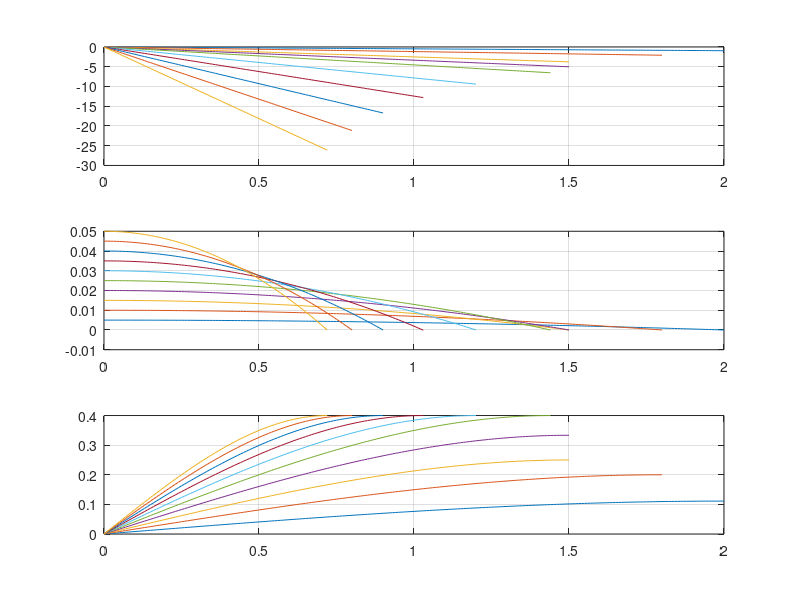

Write MATLAB code to recreate this figure.
for j = 1 : 10
    c1 = 0.005*j;
    v = 60/3.6;
    L = 2.7;
    ttlc = max(min(min(max(0.3,c1*v*1.5),0.6)/(v*c1),2),0.6);
    i = 14.3;
    k = 0.09/v/3.6;
    delta0 = 0  /180*pi;
    kmax = -60  /180*pi;
    k1 = 2*((-c1*(1+k*v*v)*i*L)/v - ttlc*delta0)/ttlc/ttlc;
    if k1<kmax
        k1 = kmax;
        ttlc = max((-delta0+sqrt(delta0*delta0-2*k1*c1))/kmax,(-delta0-sqrt(delta0*delta0-2*k1*c1))/kmax);
        fprintf('kmax')
    end
    fprintf('vy = %4.2f,  ttlc = %4.2f,  k1 = %4.2f,  delta1 = %4.2f\n', c1*v, ttlc, k1, (k1*ttlc+delta0)*180/pi);
    time = 0:0.01:double(int16(ttlc/0.01))*0.01;
    dvt = 0:0.01:double(int16(ttlc/0.01))*0.01; 
    swa = 0:0.01:double(int16(ttlc/0.01))*0.01; 
    delta = 0:0.01:double(int16(ttlc/0.01))*0.01; 
    for m = 1:int16(ttlc/0.01+1+0.00001)
        dvt(m)=(c1*time(m)+v/L/(1+k*v*v)/i*(delta0*time(m)*time(m)/2+1/6*k1*time(m)*time(m)*time(m)))*v;
    end
    
    for m = 1:int16(ttlc/0.01+1+0.00001)
        delta(m)=c1+v/L/(1+k*v*v)/i*(delta0*time(m)+1/2*k1*time(m)*time(m));
    end
    for m = 1:int16(ttlc/0.01+1+0.00001)
        swa(m)=(delta0+k1*time(m))*180/pi;
    end
    subplot(3,1,1);
    plot(time,swa);
    hold on;
    grid on;
    subplot(3,1,2);
    plot(time,delta);
    hold on;
    grid on;
    subplot(3,1,3);
    plot(time,dvt);
    hold on;
    grid on;
    pause(1);
end